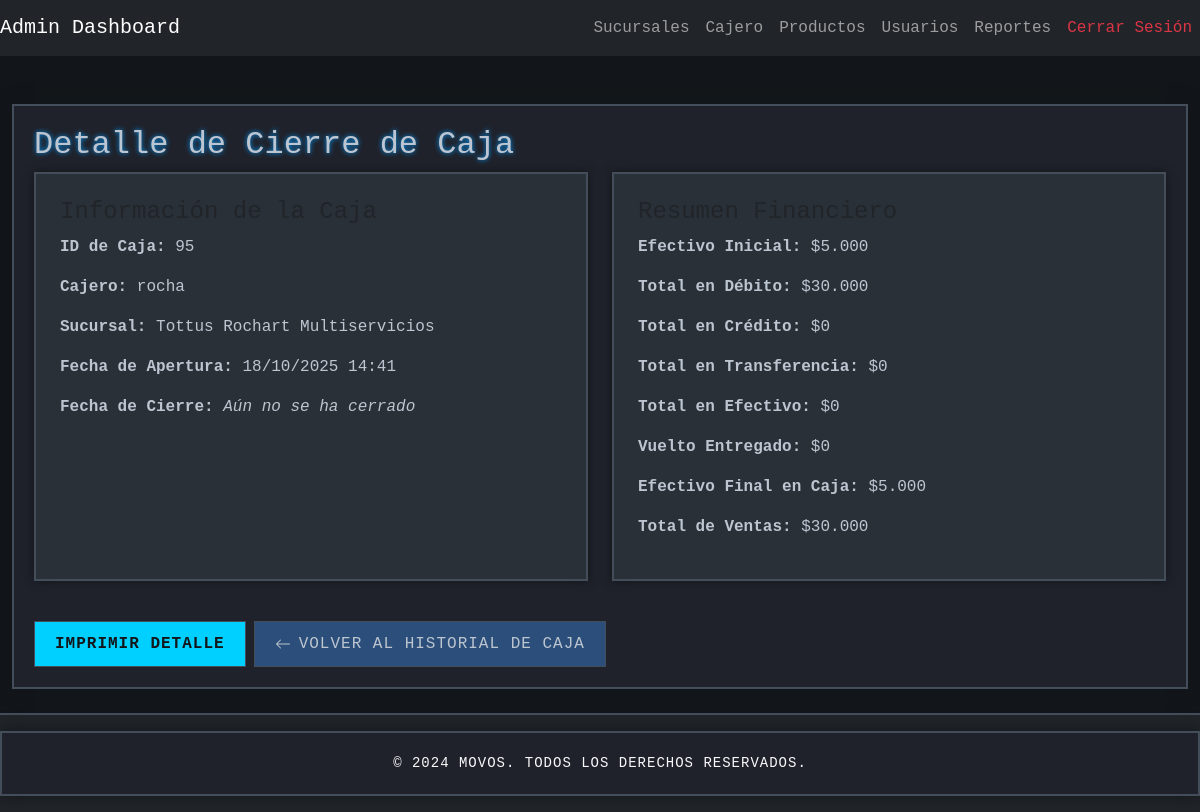
Before: /reports/caja/95/reporte/ (signed in) with the older database file.
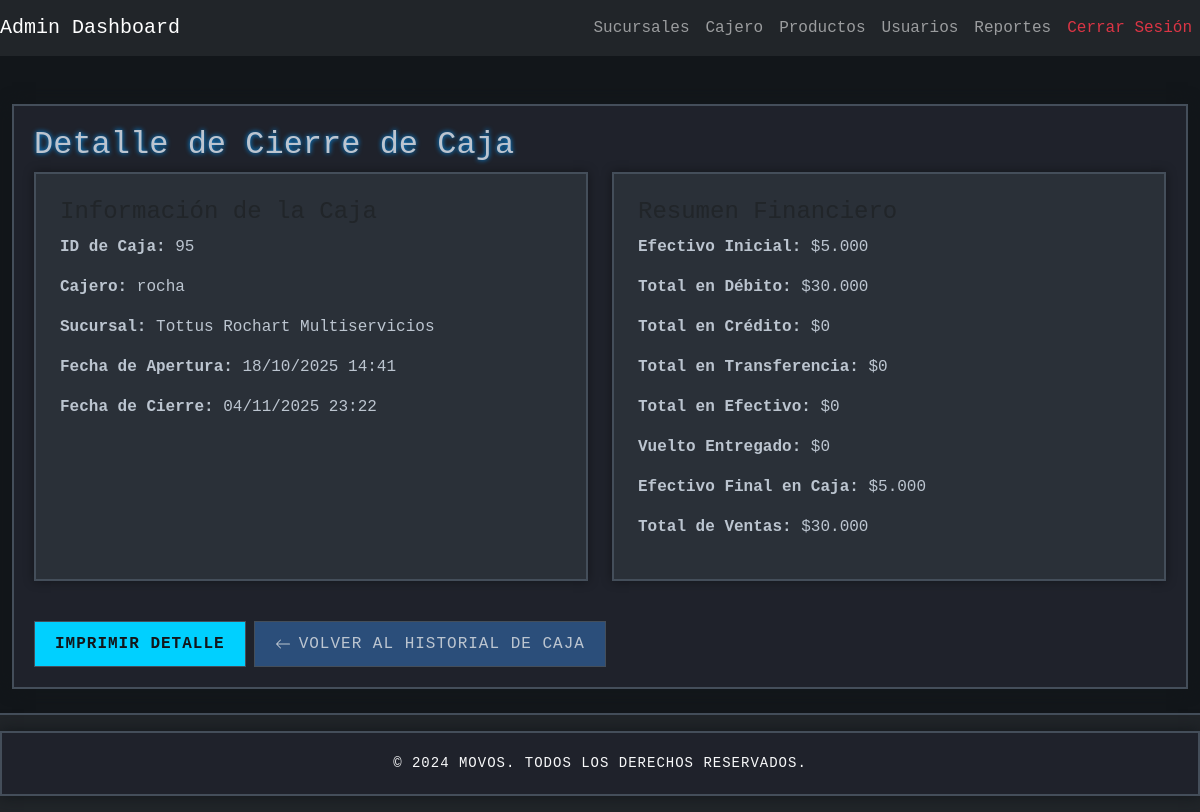
After: the same page with the newer database file.
### cashier/models.py (models this page shows, shortened)
class AperturaCierreCaja(models.Model):
    vendedor = models.ForeignKey(
        settings.AUTH_USER_MODEL,
        on_delete=models.CASCADE,
        verbose_name='Vendedor'
    )
    sucursal = models.ForeignKey(Sucursal, on_delete=models.CASCADE)
    efectivo_inicial = models.DecimalField(max_digits=10, decimal_places=2, default=0)
    estado = models.CharField(max_length=20, default='abierta')  # valores: 'abierta' o 'cerrada'
    apertura = models.DateTimeField(auto_now_add=True)
    cierre = models.DateTimeField(null=True, blank=True)
    ventas_totales = models.DecimalField(max_digits=10, decimal_places=2, default=0)
    total_ventas_efectivo = models.DecimalField(max_digits=10, decimal_places=2, default=0)
    total_ventas_credito = models.DecimalField(max_digits=10, decimal_places=2, default=0)
    total_ventas_debito = models.DecimalField(max_digits=10, decimal_places=2, default=0)
    vuelto_entregado = models.DecimalField(max_digits=10, decimal_places=2, default=0)
    efectivo_final = models.DecimalField(max_digits=10, decimal_places=2, default=0)
    class Meta:
        constraints = [
            models.UniqueConstraint(
                fields=['sucursal'],
                condition=Q(estado='abierta'),
                name='unique_open_caja_per_sucursal'
            )
        ]

### auth_app/models.py (models this page shows, shortened)
class User(AbstractUser):
    is_admin = models.BooleanField(default=False)
    is_employee = models.BooleanField(default=True)
    sucursales_autorizadas = models.ManyToManyField(
        Sucursal,
        blank=True,
        related_name='usuarios_autorizados',
        help_text="Sucursales en las que el usuario puede abrir cajas (solo para usuarios no administradores)."
    )

### sucursales/models.py (models this page shows, shortened)
class Sucursal(models.Model):
    nombre = models.CharField(max_length=255)
    direccion = models.CharField(max_length=500, blank=True, null=True)
    telefono = models.CharField(max_length=50, blank=True, null=True)
    low_stock_threshold = models.PositiveIntegerField(default=0, help_text="0 usa el umbral global")

### reports/views.py (the view)
# urls.py: path('caja/<int:caja_id>/reporte/', views.caja_report, name='caja_report'),
@login_required
@user_passes_test(_is_admin, login_url='cashier_dashboard')
def caja_report(request, caja_id):
    caja = get_object_or_404(AperturaCierreCaja, id=caja_id)
    fecha_fin = caja.cierre if caja.cierre else timezone.now()
    ventas_total = Venta.objects.filter(
        empleado=caja.vendedor,
        fecha__gte=caja.apertura,
        fecha__lte=fecha_fin
    ).aggregate(total=Sum('total'))['total'] or Decimal('0.00')
    ventas_efectivo = Venta.objects.filter(
        empleado=caja.vendedor,
        fecha__gte=caja.apertura,
        fecha__lte=fecha_fin,
        forma_pago='efectivo'
    ).aggregate(total=Sum('total'))['total'] or Decimal('0.00')
    ventas_debito = Venta.objects.filter(
        empleado=caja.vendedor,
        fecha__gte=caja.apertura,
        fecha__lte=fecha_fin,
        forma_pago='debito'
    ).aggregate(total=Sum('total'))['total'] or Decimal('0.00')
    ventas_credito = Venta.objects.filter(
        empleado=caja.vendedor,
        fecha__gte=caja.apertura,
        fecha__lte=fecha_fin,
        forma_pago='credito'
    ).aggregate(total=Sum('total'))['total'] or Decimal('0.00')
    ventas_transferencia = Venta.objects.filter(
        empleado=caja.vendedor,
        fecha__gte=caja.apertura,
        fecha__lte=fecha_fin,
        forma_pago='transferencia'
    ).aggregate(total=Sum('total'))['total'] or Decimal('0.00')
    caja.formatted_efectivo_inicial = "$" + format_clp(caja.efectivo_inicial or 0)
    caja.formatted_total_ventas_debito = "$" + format_clp(ventas_debito)
    caja.formatted_total_ventas_credito = "$" + format_clp(ventas_credito)
    caja.formatted_total_ventas_efectivo = "$" + format_clp(ventas_efectivo)
    caja.formatted_vuelto_entregado = "$" + format_clp(caja.vuelto_entregado or 0)
    caja.formatted_efectivo_final = "$" + format_clp(caja.efectivo_final or caja.efectivo_inicial or 0)
    caja.formatted_ventas_totales = "$" + format_clp(ventas_total)
    caja.formatted_total_ventas_transferencia = "$" + format_clp(ventas_transferencia)
    return render(request, 'reports/reporte_caja.html', {'caja': caja})

### reports/views.py (called while the page is built)
def format_clp(value):
    try:
        return "{:,.0f}".format(float(value)).replace(",", ".")
    except Exception:
        return value

def _is_admin(user):
    return user.is_authenticated and (user.is_staff or user.is_superuser)

### reports/templates/reports/reporte_caja.html
{% extends 'base.html' %}
{% load static %}
{% load humanize %}
{% block extra_styles %}
<link rel="stylesheet" href="{% static 'css/print.css' %}" media="print">
{% endblock %}
{% block content %}
<div class="container content-max mt-4">
        <h2>Detalle de Cierre de Caja</h2>
        <div class="row">
                <div class="col-md-6 mb-4">
                        <div class="card p-4 h-100">
                                <h4>Información de la Caja</h4>
                                <p><strong>ID de Caja:</strong> {{ caja.id }}</p>
                                <p><strong>Cajero:</strong> {{ caja.vendedor.username }}</p>
                                <p><strong>Sucursal:</strong> {{ caja.sucursal.nombre }}</p>
                                <p><strong>Fecha de Apertura:</strong> {{ caja.apertura|date:"d/m/Y H:i" }}</p>
                                <p>
                                        <strong>Fecha de Cierre:</strong>
                                        {% if caja.cierre %}
                                                {{ caja.cierre|date:"d/m/Y H:i" }}
                                        {% else %}
                                                <em>Aún no se ha cerrado</em>
                                        {% endif %}
                                </p>
                        </div>
                </div>
                <div class="col-md-6 mb-4">
                        <div class="card p-4 h-100">
                                <h4>Resumen Financiero</h4>
                                <p><strong>Efectivo Inicial:</strong> {{ caja.formatted_efectivo_inicial }}</p>
                                <p><strong>Total en Débito:</strong> {{ caja.formatted_total_ventas_debito }}</p>
                                <p><strong>Total en Crédito:</strong> {{ caja.formatted_total_ventas_credito }}</p>
                                <p><strong>Total en Transferencia:</strong> {{ caja.formatted_total_ventas_transferencia }}</p>
                                <p><strong>Total en Efectivo:</strong> {{ caja.formatted_total_ventas_efectivo }}</p>
                                <p><strong>Vuelto Entregado:</strong> {{ caja.formatted_vuelto_entregado }}</p>
                                <p><strong>Efectivo Final en Caja:</strong> {{ caja.formatted_efectivo_final }}</p>
                                <p><strong>Total de Ventas:</strong> {{ caja.formatted_ventas_totales }}</p>
                        </div>
                </div>
        </div>
        <div class="no-print d-flex gap-2 mt-3">
                 <a href="{% url 'print_caja' caja.id %}" target="_blank" class="btn btn-primary">Imprimir Detalle</a>
                 {% url 'reports:historial_caja' as back_href %}
                 {% include 'partials/back_button.html' with href=back_href text='Volver al Historial de Caja' %}
        </div>
</div>
{% endblock %}

Changed rows visible on the page:
changed AperturaCierreCaja "rocha": cierre (not shown) → "04/11/2025 23:22"
Other visible differences:
text no longer shown: "Aún no se ha cerrado"
